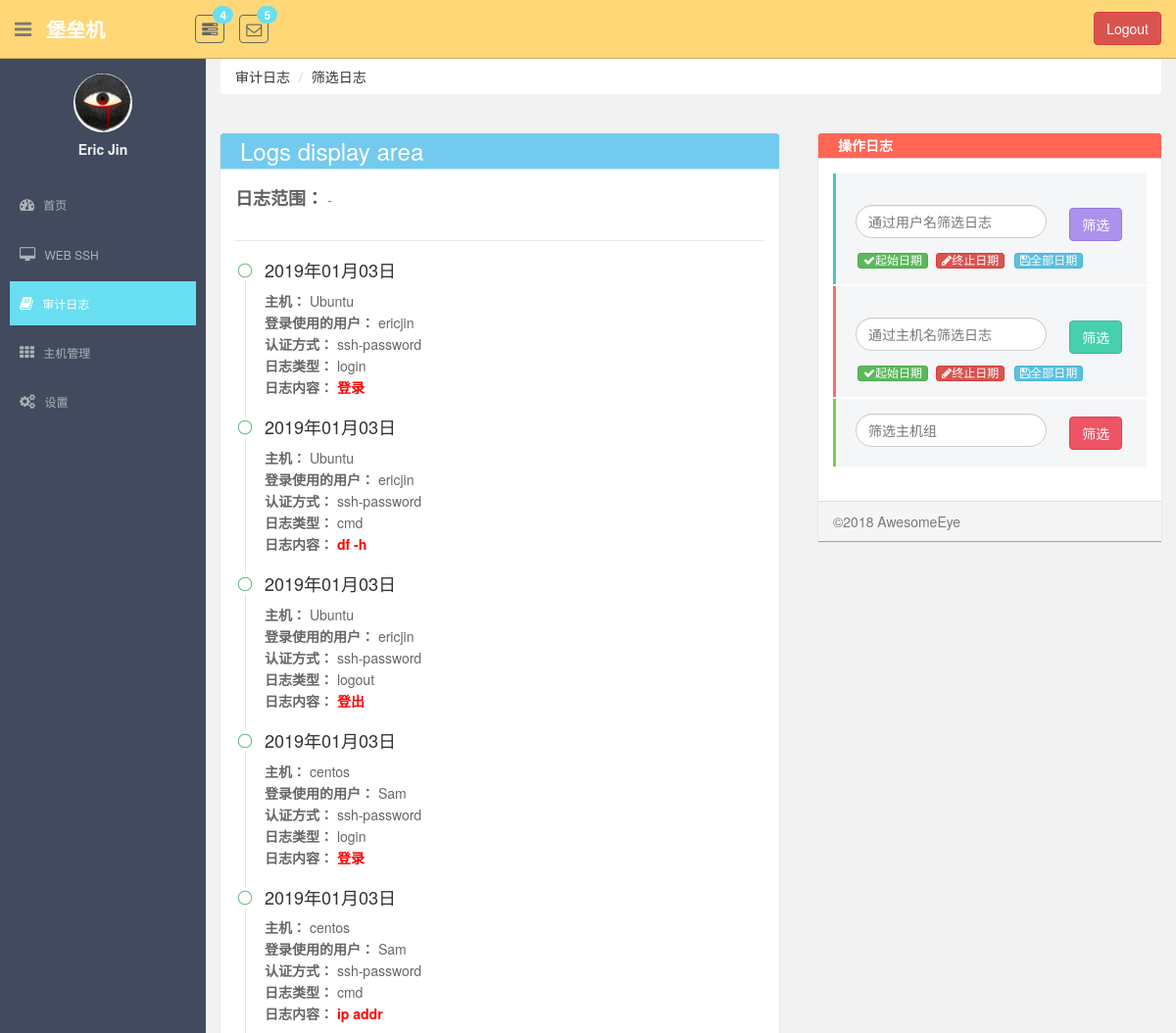
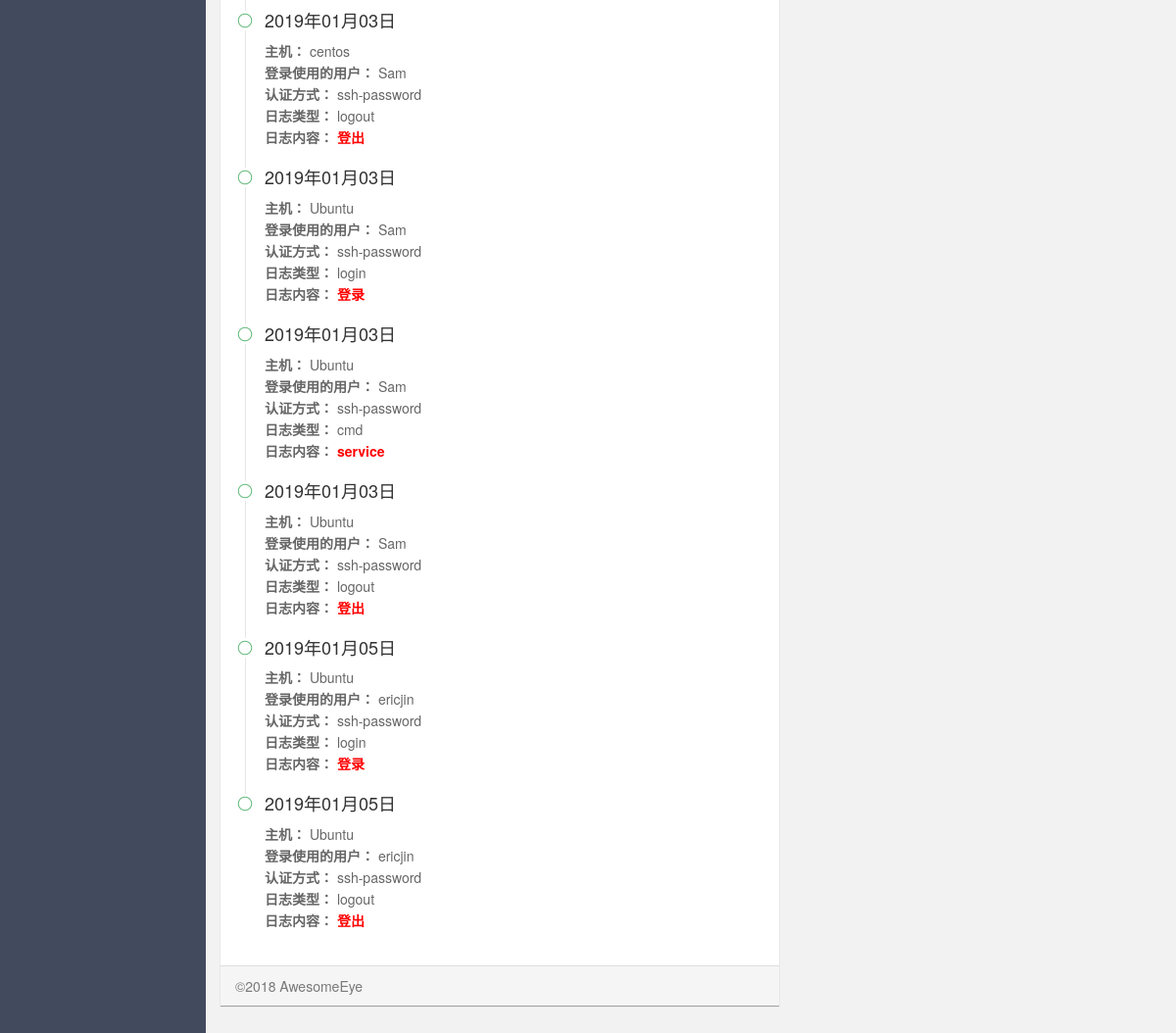
/monitor/log_filter/ (signed in), run on the app's committed database (2 pictures, top to bottom).
### monitor/models.py (models this page shows, shortened)
class UserProfile(AbstractBaseUser, PermissionsMixin):
    email = models.EmailField(
        verbose_name='email address',
        max_length=255,
        unique=True,
    )
    name = models.CharField(max_length=64, verbose_name="用户名", unique=True)
    host_to_remote_users = models.ManyToManyField(to="HostToRemoteUser", verbose_name="关联主机账户")
    host_group = models.ManyToManyField(to="HostGroup", verbose_name="主机组")
    last_login = models.DateTimeField(verbose_name="最近登录时间", null=True, blank=True)
    is_active = models.BooleanField(default=True)
    is_staff = models.BooleanField(default=True)
    is_superuser = models.BooleanField(default=True)
    objects = UserProfileManager()
    USERNAME_FIELD = 'email'  # 使用email作为用户名
    REQUIRED_FIELDS = ['name']  # 必须要有的字段

class AuditLog(models.Model):
    crazy_eye_account = models.ForeignKey(to=UserProfile, on_delete=models.CASCADE, verbose_name="堡垒机账号")
    host_to_remote_users = models.ForeignKey(to=HostToRemoteUser, on_delete=models.CASCADE)
    log_type_choice = (
        (0, "login"),
        (1, "cmd"),
        (2, "logout"),
    )
    log_type = models.SmallIntegerField(choices=log_type_choice, default=1, verbose_name="日志类型")
    content = models.CharField(max_length=255, verbose_name="日志内容")
    record_date = models.DateTimeField(auto_now_add=True, verbose_name="记录日期")

class HostToRemoteUser(models.Model):
    host = models.ForeignKey(to=Host, on_delete=models.CASCADE)
    remote_user = models.ForeignKey(to="RemoteUser", on_delete=models.CASCADE)
    class Meta:
        unique_together = ("host", "remote_user")

class Host(models.Model):
    name = models.CharField(max_length=64, unique=True, verbose_name="主机名")
    ip_addr = models.CharField(max_length=64, unique=True, verbose_name="ip地址")
    port = models.IntegerField(default=22, verbose_name="端口号")
    idc = models.ForeignKey(to=IDC, on_delete=models.CASCADE)
    os_type = models.CharField(max_length=64, verbose_name="系统类型", null=True, blank=True)
    date = models.DateTimeField(auto_now_add=True, verbose_name="主机注册时间")

class RemoteUser(models.Model):
    username = models.CharField(max_length=32, verbose_name="用户名")
    password = models.CharField(max_length=64, verbose_name="密码")
    auth_type_choice = (
        (0, "ssh-password"),
        (1, "ssh-key")
    )
    auth_type = models.SmallIntegerField(choices=auth_type_choice, verbose_name="认证方式")
    class Meta:
        unique_together = (("username", "password", "auth_type"),)

### monitor/views.py (the view)
class LogFilter(LoginRequiredMixin, View):
    def get(self, request):
        filter_type = request.GET.get("filter_type")
        search_field = request.GET.get("search_field")
        start_time = request.GET.get("start_time", None)
        end_time = request.GET.get("end_time", None)
        q_filter = Q()
        q_filter.connector = 'AND'
        if start_time and not end_time:
            q_filter.children.append(("record_date__gte", start_time))
        elif start_time and end_time:
            q_filter.children.append(("record_date__gte", start_time))
            q_filter.children.append(("record_date__lte", end_time))
        elif not start_time and end_time:
            q_filter.children.append(("record_date__lte", end_time))
        if filter_type == 'user':
            q_filter.children.append(("crazy_eye_account__name", search_field))
        elif filter_type == 'host':
            q_filter.children.append(("host_to_remote_users__host__name", search_field))
        log_obj = models.AuditLog.objects.filter(q_filter)
        return render(request, "log/log_filter.html", locals())

### templates/log/log_filter.html (shortened to what this page needs)
{% extends 'log/log_base.html' %}
{% block style %}
    {{ block.super }}
{% endblock %}
{% block nav %}
    <div class="breadcrumb-wrap">
        <ol class="breadcrumb">
            <li><a href="{% url 'log_page' %}">审计日志</a></li>
            <li class="active"><a href="?">筛选日志</a></li>
        </ol>
    </div>
{% endblock %}
{% block panel-area %}
    <p><span class="title">日志范围：</span> {{ start_time|date:'Y年m月d日' }} - {{ end_time|date:'Y年m月d日' }}</p>
    <fieldset class="layui-elem-field layui-field-title" style="margin-top: 30px;"></fieldset>
    <ul class="layui-timeline">
        {% for log in log_obj %}
            <li class="layui-timeline-item">
                <i class="layui-icon layui-timeline-axis"></i>
                <div class="layui-timeline-content layui-text">
                    <h3 class="layui-timeline-title">{{ log.record_date|date:'Y年m月d日' }}</h3>
                    <p>
                        <b>主机： </b><span>{{ log.host_to_remote_users.host.name }}</span>
                        <br>
                        <b>登录使用的用户： </b><span>{{ log.host_to_remote_users.remote_user.username }}</span>
                        <br>
                        <b>认证方式： </b><span>{{ log.host_to_remote_users.remote_user.get_auth_type_display }}</span>
                        <br>
                        <b>日志类型： </b><span>{{ log.get_log_type_display }}</span>
                        <br>
                        <b>日志内容： </b><b style="color: #f00;">{{ log.content }}</b>
                    </p>
                </div>
            </li>
        {% endfor %}
    </ul>
{% endblock %}

### templates/base.html (shortened to what this page needs)
{% load staticfiles %}
<!DOCTYPE html>
<html lang="en">
<head>
    <link href="{% static 'plugins/bootstrap/css/bootstrap.css' %}" rel="stylesheet">
    <link href="{% static 'css/font-awesome.css' %}" rel="stylesheet" />
    <link href="{% static 'css/style.css' %}" rel="stylesheet">
    <link rel="stylesheet" href="{% static 'plugins/layui/css/layui.css' %}">
    {% block style %}{% endblock %}
</head>
<body>
<section id="container" >
    <header class="header black-bg">
        <div class="sidebar-toggle-box">
            <div class="fa fa-bars tooltips" data-placement="right" data-original-title="Toggle Navigation"></div>
        </div>
        <a href="?" class="logo"><b>堡垒机</b></a>
        <div class="nav notify-row" id="top_menu">
            <ul class="nav top-menu">
                <li class="dropdown">
                    <a data-toggle="dropdown" class="dropdown-toggle" href="?">
                        <i class="fa fa-tasks"></i>
                        <span class="badge bg-theme">4</span>
                    </a>
                </li>
                <li id="header_inbox_bar" class="dropdown">
                    <a data-toggle="dropdown" class="dropdown-toggle" href="index.html#">
                        <i class="fa fa-envelope-o"></i>
                        <span class="badge bg-theme">5</span>
                    </a>
                </li>
            </ul>
        </div>
        <div class="top-menu">
            <ul class="nav pull-right top-menu">
                <li>
                    <button type="button" class="btn btn-danger" style="margin-top: 12px;" onclick="logout()">Logout</button>
                </li>
            </ul>
        </div>
    </header>
    <aside>
        <div id="sidebar"  class="nav-collapse ">
            <ul class="sidebar-menu" id="nav-accordion">
                <p class="centered"><a href="#"><img src="{% static 'images/ui-sam.jpg' %}" class="img-circle" width="60"></a></p>
                <h5 class="centered" style="margin-top: 10px;">{{ request.user.name|capfirst }}</h5>
                <li class="mt">
                    <a class="dashboard" href="{% url "dashboard" %}">
                        <i class="fa fa-dashboard"></i>
                        <span>首页</span>
                    </a>
                </li>
                <li class="sub-menu">
                    <a class="web-ssh" href="{% url "web_ssh" %}" >
                        <i class="fa fa-desktop"></i>
                        <span>WEB SSH</span>
                    </a>
                </li>
                <li class="sub-menu">
                    <a class="log-page" href="{% url 'log_page' %}" >
                        <i class="fa fa-book"></i>
                        <span>审计日志</span>
                    </a>
                </li>
                <li class="sub-menu">
                    <a class="host-manage" href="javascript:void(0);">
                        <i class="fa fa-th"></i>
                        <span>主机管理</span>
                    </a>
                </li>
                <li class="sub-menu">
                    <a class="setting-page" href="{% url 'setting_home' %}" >
                        <i class="fa fa-cogs"></i>
                        <span>设置</span>
                    </a>
                </li>
            </ul>
        </div>
    </aside>
    <section id="main-content">
        <section class="wrapper">
            {% block right_container %}
            {% endblock %}
        </section>
    </section>
</section>
</body>
</html>

### statics/css/style.css (style rules this page uses)
body { color: #797979; background: #f2f2f2; font-family: 'Ruda', sans-serif; padding: 0px !important; margin: 0px !important; font-size:13px; }
ul li { list-style: none; }
a, a:hover, a:focus { text-decoration: none; outline: none; }
#container { width: 100%; height: 100%; }
.bg-theme { background-color: #68dff0; }
.centered { text-align: center; }
.mt { margin-top: 25px; }
#sidebar { width: 210px; height: 100%; position: fixed; background: #424a5d; }
#sidebar h5 { color: #f2f2f2; font-weight: 700; }
#sidebar ul li { position: relative; }
ul.sidebar-menu , ul.sidebar-menu li ul.sub { margin: -2px 0 0; padding: 0; }
ul.sidebar-menu { margin-top: 75px; }
ul.sidebar-menu li { margin-bottom: 5px; margin-left:10px; margin-right:10px; }
ul.sidebar-menu li.sub-menu { line-height: 15px; }
ul.sidebar-menu li a span { display: inline-block; }
ul.sidebar-menu li a { color: #aeb2b7; text-decoration: none; display: block; padding: 15px 0 15px 10px; font-size: 12px; outline: none; -webkit-transition: all 0.3s ease; -moz-transition: all 0.3s ease; -o-transition: all 0.3s ease; -ms-transition: all 0.3s ease; transition: all 0.3s ease; }
ul.sidebar-menu li a.active, ul.sidebar-menu li a:hover, ul.sidebar-menu li a:focus { background: #68dff0; color: #fff; display: block; -webkit-transition: all 0.3s ease; -moz-transition: all 0.3s ease; -o-transition: all 0.3s ease; -ms-transition: all 0.3s ease; transition: all 0.3s ease; }
ul.sidebar-menu li a i { font-size: 15px; padding-right: 6px; }
ul.sidebar-menu li a.active i { color: #fff; }
#main-content { margin-left: 210px; }
.header, .footer { min-height: 60px; padding: 0 15px; }
.header { position: fixed; left: 0; right: 0; z-index: 1002; }
.black-bg { background: #ffd777; border-bottom: 1px solid #c9aa5f; }
.wrapper { display: inline-block; margin-top: 60px; padding-left: 15px; padding-right: 15px; padding-bottom: 15px; padding-top: 0px; width: 100%; }
a.logo { font-size: 20px; color: #ffffff; float: left; margin-top: 15px; text-transform: uppercase; }
a.logo b { font-weight: 900; }
#top_menu .nav > li, ul.top-menu > li { float: left; }
.notify-row { float: left; margin-top: 15px; margin-left: 92px; }
ul.top-menu > li > a { color: #666666; font-size: 16px; border-radius: 4px; -webkit-border-radius: 4px; border:1px solid #666666 !important; padding: 2px 6px; margin-right: 15px; }
.notify-row .badge { position: absolute; right: -10px; top: -10px; z-index: 100; }
.sidebar-toggle-box { float: left; padding-right: 15px; margin-top: 20px; }
.sidebar-toggle-box .fa-bars { cursor: pointer; display: inline-block; font-size: 20px; }

### templates/log/log_filter.html (style rules this page uses)
.breadcrumb-wrap .breadcrumb { background-color: #fff; }
.title { color: #606060; font-weight: 700; font-size: 18px; }

### data on the page
UserProfile: user.name "Eric Jin"
AuditLog: record_date "2019年01月03日", host_to_remote_users.host.name "Ubuntu", host_to_remote_users.remote_user.username "ericjin", host_to_remote_users.remote_user.auth_type "ssh-password", log_type "login", content "登录"
AuditLog: record_date "2019年01月03日", host_to_remote_users.host.name "Ubuntu", host_to_remote_users.remote_user.username "ericjin", host_to_remote_users.remote_user.auth_type "ssh-password", log_type "cmd", content "df -h"
AuditLog: record_date "2019年01月03日", host_to_remote_users.host.name "Ubuntu", host_to_remote_users.remote_user.username "ericjin", host_to_remote_users.remote_user.auth_type "ssh-password", log_type "logout", content "登出"
AuditLog: record_date "2019年01月03日", host_to_remote_users.host.name "centos", host_to_remote_users.remote_user.username "Sam", host_to_remote_users.remote_user.auth_type "ssh-password", log_type "login", content "登录"
AuditLog: record_date "2019年01月03日", host_to_remote_users.host.name "centos", host_to_remote_users.remote_user.username "Sam", host_to_remote_users.remote_user.auth_type "ssh-password", log_type "cmd", content "ip addr"
AuditLog: record_date "2019年01月03日", host_to_remote_users.host.name "centos", host_to_remote_users.remote_user.username "Sam", host_to_remote_users.remote_user.auth_type "ssh-password", log_type "logout", content "登出"
AuditLog: record_date "2019年01月03日", host_to_remote_users.host.name "Ubuntu", host_to_remote_users.remote_user.username "Sam", host_to_remote_users.remote_user.auth_type "ssh-password", log_type "login", content "登录"
AuditLog: record_date "2019年01月03日", host_to_remote_users.host.name "Ubuntu", host_to_remote_users.remote_user.username "Sam", host_to_remote_users.remote_user.auth_type "ssh-password", log_type "cmd", content "service"
AuditLog: record_date "2019年01月03日", host_to_remote_users.host.name "Ubuntu", host_to_remote_users.remote_user.username "Sam", host_to_remote_users.remote_user.auth_type "ssh-password", log_type "logout", content "登出"
AuditLog: record_date "2019年01月05日", host_to_remote_users.host.name "Ubuntu", host_to_remote_users.remote_user.username "ericjin", host_to_remote_users.remote_user.auth_type "ssh-password", log_type "login", content "登录"
AuditLog: record_date "2019年01月05日", host_to_remote_users.host.name "Ubuntu", host_to_remote_users.remote_user.username "ericjin", host_to_remote_users.remote_user.auth_type "ssh-password", log_type "logout", content "登出"
